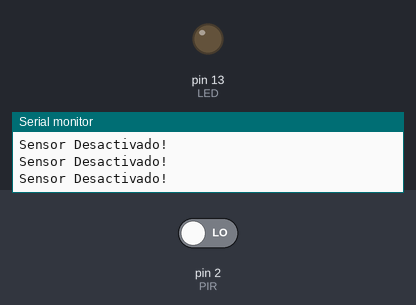
Simulated run of this sketch. Board: Arduino Uno, built with avr-gcc and run on an emulated ATmega328P. Shown: output pins drawn as LEDs (lit = HIGH), the last lines printed to the serial monitor. The inputs (shaded band) are chosen by the test bench; at power-on: pin 2 (PIR) LOW.

Above: at 1.2 s.
1.3 s: pin 2 (PIR) driven HIGH
At 2.1 s:
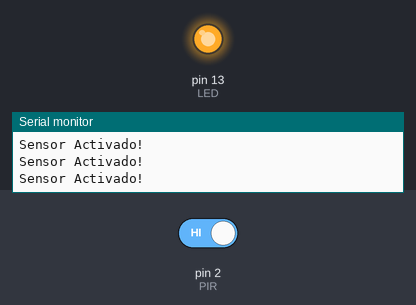
2.8 s: pin 2 (PIR) driven LOW
At 3.3 s:
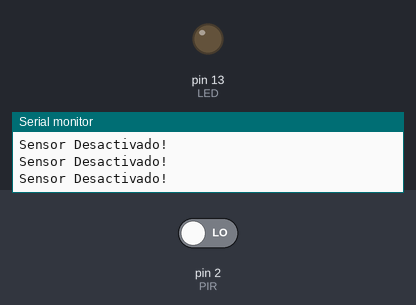
Timing chart, 0 to 5.8 s (numbered marks = the images above; inputs shaded):
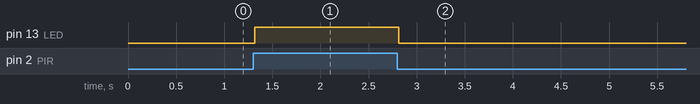

Measured:
- after the input at 1.3 s, pin 13 (LED): LOW → HIGH at once
- after the input at 2.8 s, pin 13 (LED): HIGH → LOW at once

The sketch:

SENSOR_PIR_LED.ino
```cpp
const int LED = 13;
const int PIR = 2;
int sensorState = 0;

void setup()
{
  pinMode(LED, OUTPUT);
  pinMode(PIR, INPUT);
  Serial.begin(9600);
}

void loop()
{
  sensorState = digitalRead(PIR);
  if(sensorState == HIGH){
    digitalWrite(LED, HIGH);
    Serial.println("Sensor Activado!");
  }else{
    digitalWrite(LED, LOW);
    Serial.println("Sensor Desactivado!");
  }
  delay(10);

}
```
